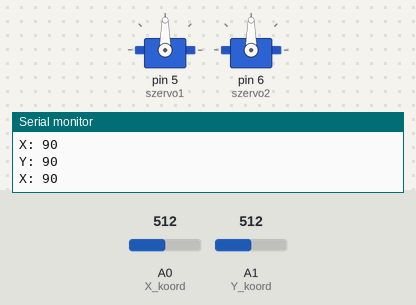
Bench run of a sketch on a simulated Arduino Uno, built with avr-gcc and run on an emulated ATmega328P. Shown: 2 × servo, the last lines printed to the serial monitor. The inputs (shaded band) are chosen by the test bench; at power-on: A0 (X_koord) = 512, A1 (Y_koord) = 512.

Above: at 1.2 s.
1.3 s: A0 (X_koord) set to 550
At 1.6 s:
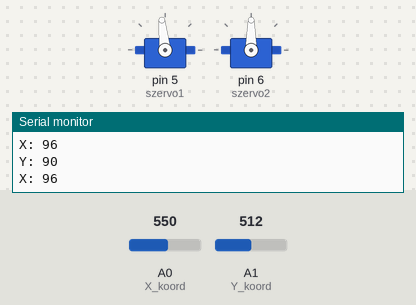
2.8 s: A0 (X_koord) set to 576
At 3.9 s:
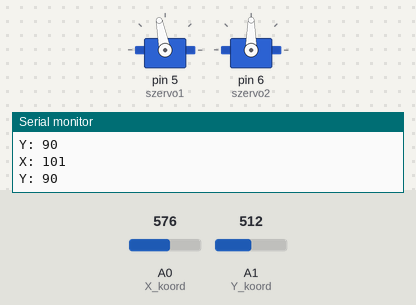
4.3 s: A1 (Y_koord) set to 716
At 5.2 s:
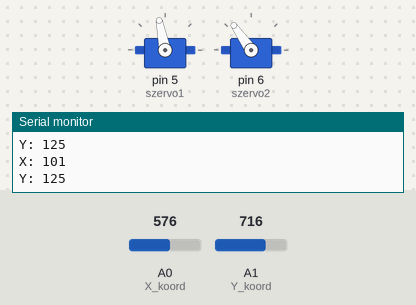
5.8 s: A1 (Y_koord) set to 587
At 6.2 s:
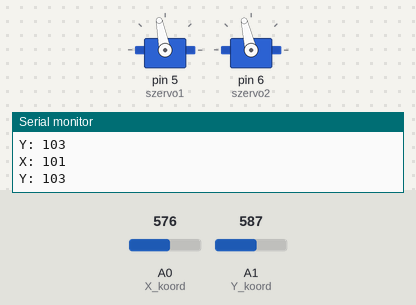
7.3 s: A1 (Y_koord) set to 560
At 8.4 s:
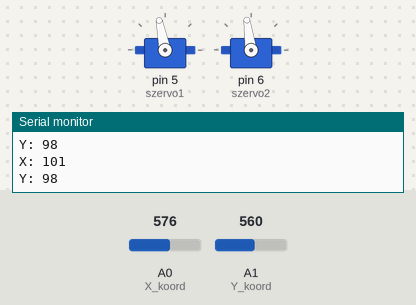
8.8 s: A0 (X_koord) set to 306
At 9.6 s:
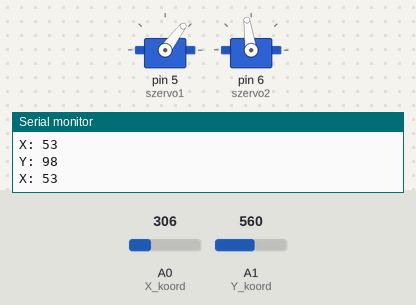
Timing chart, 0 to 11.3 s (numbered marks = the images above; inputs shaded):
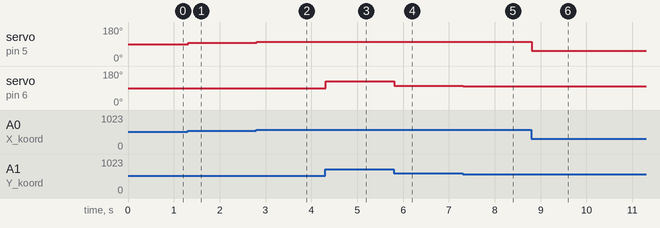

The sketch:

joystick_es_a_servo.ino
```cpp
/* 37. rész - A joystick modul
 *
 * Készítette: Kotán Tamás Balázs - Magyar Arduino Labor
 *
 * Győr, 2017.08.03.
 */


#include <Servo.h>

Servo szervo1;
Servo szervo2;

int X_koord = A0;
int Y_koord = A1;

int Joystick_val;

void setup() {
  // put your setup code here, to run once:

szervo1.attach(5);
szervo2.attach(6);

Serial.begin(9600);

}

void loop() {
  // put your main code here, to run repeatedly:

Joystick_val = analogRead(X_koord);
Joystick_val = map (Joystick_val, 0, 1023, 0, 180);
szervo1.write(Joystick_val);
Serial.print("X: ");
Serial.println(Joystick_val);


Joystick_val = analogRead(Y_koord);
Joystick_val = map (Joystick_val, 0, 1023, 0, 180);
szervo2.write(Joystick_val);
Serial.print("Y: ");
Serial.println(Joystick_val);

Serial.println();
delay(15);

}
```

Measured:
- after the input at 1.3 s, servo on pin 5 (szervo1): 90° → 96° at once
- after the input at 2.8 s, servo on pin 5 (szervo1): 96° → 101° at once
- after the input at 4.3 s, servo on pin 6 (szervo2): 90° → 125° at once
- after the input at 5.8 s, servo on pin 6 (szervo2): 125° → 103° at once
- after the input at 7.3 s, servo on pin 6 (szervo2): 103° → 98° at once
- after the input at 8.8 s, servo on pin 5 (szervo1): 101° → 53° at once
